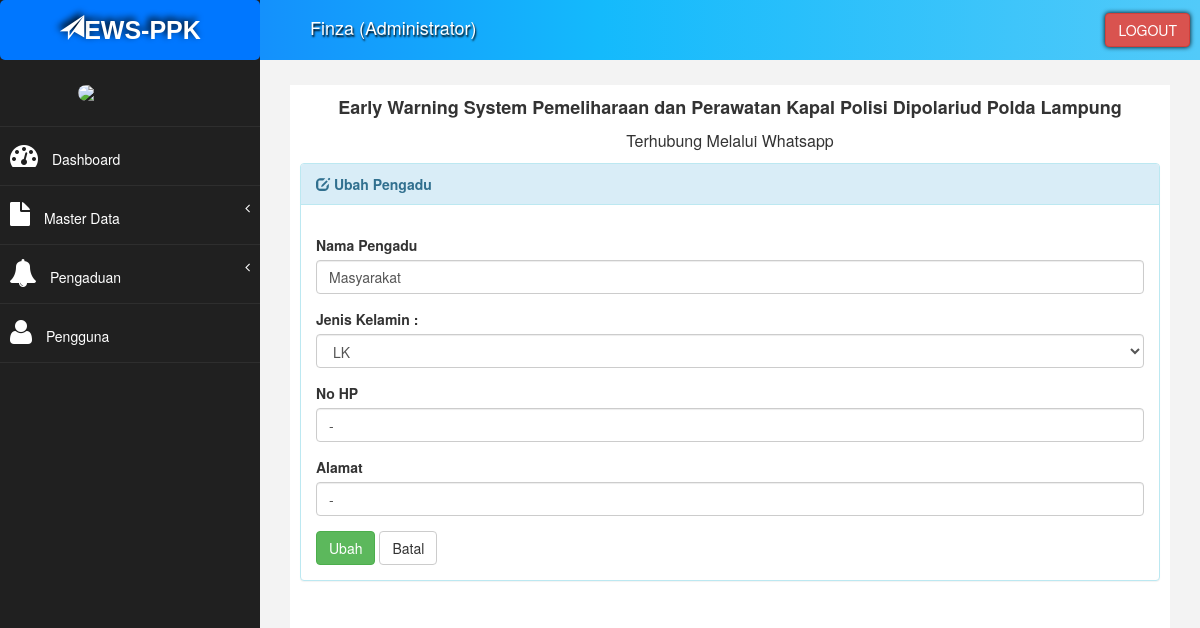
Page /index?page=pengadu_ubah&kode=111fae3b-cce3-4ce9-b115-6f31717826cc (signed in) on the committed database.
### tables this page shows
CREATE TABLE `tb_pengadu` (
  `id_pengadu` varchar(50) NOT NULL,
  `nama_pengadu` varchar(30) NOT NULL,
  `jekel` enum('Laki-Laki','Perempuan') NOT NULL,
  `no_hp` varchar(15) NOT NULL,
  `alamat` text NOT NULL
);

### admin/pengadu/pengadu_ubah.php (the view, shortened to what this page needs)
<?php
if (isset($_GET['kode'])) {
  $sql_cek = "SELECT * FROM tb_pengadu WHERE id_pengadu='" . $_GET['kode'] . "'";
  $query_cek = mysqli_query($koneksi, $sql_cek);
  $data_cek = mysqli_fetch_array($query_cek, MYSQLI_BOTH);
}
?>
<div class="panel panel-info">
  <div class="panel-heading">
    <i class="glyphicon glyphicon-edit"></i>
    <b>Ubah Pengadu</b>
  </div>
  <div class="panel-body">
    <div class="row">
      <div class="col-md-12">
        <form method="POST">
          <div class="form-group">
            <label>Nama Pengadu</label>
            <input class="form-control" name="nama_pengadu" value="<?php echo $data_cek['nama_pengadu']; ?>" />
          </div>
          <div class="form-group">
            <label>Jenis Kelamin :</label>
            <select name="jekel" class="form-control">
              <?php
              if ($data_cek['jekel'] == "Laki-Laki") echo "<option value='Laki-Laki' selected>LK</option>";
              else echo "<option value='Laki-Laki'>Laki-Laki</option>";
              ?>
            </select>
          </div>
          <div class="form-group">
            <label>No HP</label>
            <input class="form-control" name="no_hp" value="<?php echo $data_cek['no_hp']; ?>" />
          </div>
          <div class="form-group">
            <label>Alamat</label>
            <input class="form-control" name="alamat" value="<?php echo $data_cek['alamat']; ?>" />
          </div>
          <div>
            <input type="submit" name="Ubah" value="Ubah" class="btn btn-success">
            <a href="?page=pengadu_view" title="Kembali" class="btn btn-default">Batal</a>
          </div>
      </div>
    </div>
  </div>
</div>
</div>

### rows in the picture
tb_pengadu: nama_pengadu "Masyarakat", jekel "LK", no_hp "-", alamat "-"

### other values in the picture
$data_nama "Finza"
$data_level "Administrator"
